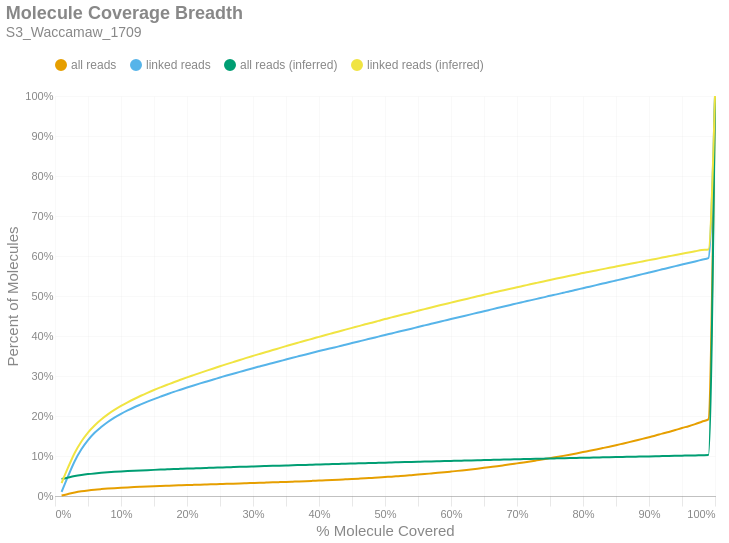

The code cell stored with this chart in its notebook:
### Markdown cell above
### Molecule Read Coverage
This chart shows molecule coverage breadth as computed by the number of bases aligned to that molecule. In other words, "*how much of each unique long molecule is actually sequenced/aligned?*" Keep in mind there is a distinction between sequences and alignments, since some sequences belonging to a particular molecule may not align well and wouldn't appear in the alignment data. This chart also shows molecule coverage breadth as computed by the *inferred fragment* from which the aligned sequences originate. Unlike read coverage, this calculation takes into account the total insert size, including unsequenced gaps between the forward and reverse reads. Like the previous figures, these are cumulative percents.

### Code cell
if SKIPLR:
    print_html(f"Skipped")
else:
    binned_df = consolidated_hist(valids['coverage_bp'], mask, 0.01, True)
    binned_df_inf = consolidated_hist(valids['coverage_inserts'], mask, 0.01, True)
    binned_df = binned_df.with_columns(pl.lit(binned_df_inf['all reads (cumsum)']).alias('all reads (inferred)'))
    binned_df = binned_df.with_columns(pl.lit(binned_df_inf['linked reads (cumsum)']).alias('linked reads (inferred)'))
    binned_df = binned_df.with_columns(
        (pl.col('bin').cast(pl.Float64) + 0.01).alias('right_edge')
    )

    with SafeRender(binned_df):
        (
            density_plot(binned_df, 'Molecule Coverage Breadth', samplename, 'molcov', ['all reads (inferred)','linked reads (inferred)'])
            .encode(
                #x=alt.X('bin:Q', title="% Molecule Covered").axis(format = '%').scale(padding=0),
                x=alt.X('right_edge:Q', title="% Molecule Covered").axis(format='%').scale(padding=0),
                y=alt.Y('value:Q', title='Percent of Molecules')
                    .axis(format='%')
                    .stack(False)
                    .scale(domainMin=0, padding=0),
                color=alt.Color("key:N").scale(domain = ["all reads", "linked reads", "all reads (inferred)", "linked reads (inferred)"]),
                tooltip = [
                    alt.Tooltip("key:N", title = "Data Type"),
                    alt.Tooltip("range_label:N", title="% Molecule Covered"),
                    alt.Tooltip("value:Q", format = ".2%", title="% Molecules")
                ]
            )
        ).display()

### Figure 1 — Vega-Lite specification as saved in the notebook (floating-point values rounded to 4 significant figures)
{"width": "container", "height": 400, "config": {"title": {"anchor": "start", "dy": -15, "fontSize": 18, "color": "#888888", "subtitleColor": "#888888", "subtitleFontSize": 14}, "arc": {"fill": "#0072B2"}, "axis": {"domainColor": "#888888", "domainWidth": 0.5, "gridWidth": 0.2, "grid": false, "titleFontWeight": 400, "titleFontSize": 15, "labelFontSize": 11, "labelColor": "#888888", "tickColor": "#888888", "tickWidth": 0.2, "titleColor": "#888888"}, "axisBand": {"grid": false}, "axisX": {"grid": true, "tickSize": 10, "domainCap": "round"}, "axisY": {"domain": false, "grid": true, "tickSize": 0, "domainCap": "round"}, "background": "transparent", "header": {"labelFontSize": 15, "labelColor": "#888888", "titleFontSize": 15, "titleFontWeight": 600, "titleColor": "#888888"}, "legend": {"labelFont": "sans-serif", "labelFontSize": 12, "labelColor": "#888888", "symbolSize": 100, "symbolType": "circle", "titleFontSize": 12, "titlePadding": 10, "titleColor": "#888888", "title": null, "orient": "top"}, "range": {"category": ["#E69F00", "#56B4E9", "#009E73", "#F0E442", "#0072B2", "#D55E00", "#CC79A7", "#000000"], "diverging": ["#cfe8f3", "#a2d4ec", "#73bfe2", "#46abdb", "#1696d2", "#12719e"]}, "area": {"fill": "#0072B2", "fillOpacity": 0.7, "line": true, "strokeOpacity": 0.7}, "line": {"color": "#0072B2", "stroke": "#0072B2", "strokeWidth": 2}, "trail": {"color": "#0072B2", "stroke": "#0072B2", "strokeWidth": 0, "size": 1}, "point": {"filled": true, "fillOpacity": 1.0, "size": 95}, "text": {"color": "#888888", "fontSize": 11, "align": "right", "fontWeight": 400, "size": 11}, "bar": {"fill": "#0072B2", "stroke": null}, "view": {"stroke": null, "continuousWidth": 660, "continuousHeight": 400}}, "data": {"name": "data-1f197bfc21a05849959c73ab0ef5d60d"}, "mark": {"type": "line", "interpolate": "monotone", "point": {"opacity": 0, "size": 275}}, "encoding": {"color": {"field": "key", "scale": {"domain": ["all reads", "linked reads", "all reads (inferred)", "linked reads (inferred)"]}, "type": "nominal"}, "tooltip": [{"field": "key", "title": "Data Type", "type": "nominal"}, {"field": "range_label", "title": "% Molecule Covered", "type": "nominal"}, {"field": "value", "format": ".2%", "title": "% Molecules", "type": "quantitative"}], "x": {"axis": {"format": "%"}, "field": "right_edge", "scale": {"padding": 0}, "title": "% Molecule Covered", "type": "quantitative"}, "y": {"axis": {"format": "%"}, "field": "value", "scale": {"domainMin": 0, "padding": 0}, "stack": false, "title": "Percent of Molecules", "type": "quantitative"}}, "params": [{"name": "param_c36ac31b6afebe62", "select": {"type": "point", "fields": ["key"]}, "bind": "legend"}], "title": {"text": "Molecule Coverage Breadth", "subtitle": "S3_Waccamaw_1709"}, "transform": [{"fold": ["all reads (cumsum)", "linked reads (cumsum)", "all reads (inferred)", "linked reads (inferred)"]}, {"calculate": "replace(datum.key, ' (cumsum)', '')", "as": "key"}, {"filter": {"param": "param_c36ac31b6afebe62"}}], "usermeta": {"embedOptions": {"downloadFileName": "S3_Waccamaw_1709.molcov"}}, "$schema": "https://vega.github.io/schema/vega-lite/v6.1.0.json", "datasets": {"data-1f197bfc21a05849959c73ab0ef5d60d": [{"bin": "0.0", "interval": "0.0-0.01", "all reads": 0.001112, "linked reads": 0.01021, "all reads (cumsum)": 0.001112, "linked reads (cumsum)": 0.01021, "range_label": "0.0-0.01", "all reads (inferred)": 0.0423, "linked reads (inferred)": 0.03241, "right_edge": 0.01}, {"bin": "0.01", "interval": "0.01-0.02", "all reads": 0.004006, "linked reads": 0.04009, "all reads (cumsum)": 0.005118, "linked reads (cumsum)": 0.0503, "range_label": "0.01-0.02", "all reads (inferred)": 0.04619, "linked reads (inferred)": 0.07199, "right_edge": 0.02}, {"bin": "0.02", "interval": "0.02-0.03", "all reads": 0.003678, "linked reads": 0.03715, "all reads (cumsum)": 0.008796, "linked reads (cumsum)": 0.08745, "range_label": "0.02-0.03", "all reads (inferred)": 0.04974, "linked reads (inferred)": 0.1082, "right_edge": 0.03}, {"bin": "0.03", "interval": "0.03-0.04", "all reads": 0.002906, "linked reads": 0.02927, "all reads (cumsum)": 0.0117, "linked reads (cumsum)": 0.1167, "range_label": "0.03-0.04", "all reads (inferred)": 0.0525, "linked reads (inferred)": 0.1364, "right_edge": 0.04}, {"bin": "0.04", "interval": "0.04-0.05", "all reads": 0.00226, "linked reads": 0.02284, "all reads (cumsum)": 0.01396, "linked reads (cumsum)": 0.1396, "range_label": "0.04-0.05", "all reads (inferred)": 0.05472, "linked reads (inferred)": 0.1587, "right_edge": 0.05}, {"bin": "0.05", "interval": "0.05-0.06", "all reads": 0.001835, "linked reads": 0.01845, "all reads (cumsum)": 0.0158, "linked reads (cumsum)": 0.158, "range_label": "0.05-0.06", "all reads (inferred)": 0.0565, "linked reads (inferred)": 0.1764, "right_edge": 0.06}, {"bin": "0.06", "interval": "0.06-0.07", "all reads": 0.001435, "linked reads": 0.01427, "all reads (cumsum)": 0.01723, "linked reads (cumsum)": 0.1723, "range_label": "0.06-0.07", "all reads (inferred)": 0.05798, "linked reads (inferred)": 0.1913, "right_edge": 0.07}, {"bin": "0.07", "interval": "0.07-0.08", "all reads": 0.001261, "linked reads": 0.01263, "all reads (cumsum)": 0.01849, "linked reads (cumsum)": 0.1849, "range_label": "0.07-0.08", "all reads (inferred)": 0.05925, "linked reads (inferred)": 0.2041, "right_edge": 0.08}, {"bin": "0.08", "interval": "0.08-0.09", "all reads": 0.001108, "linked reads": 0.01101, "all reads (cumsum)": 0.0196, "linked reads (cumsum)": 0.1959, "range_label": "0.08-0.09", "all reads (inferred)": 0.06034, "linked reads (inferred)": 0.2151, "right_edge": 0.09}, {"bin": "0.09", "interval": "0.09-0.1", "all reads": 0.0009544, "linked reads": 0.009457, "all reads (cumsum)": 0.02056, "linked reads (cumsum)": 0.2054, "range_label": "0.09-0.1", "all reads (inferred)": 0.06133, "linked reads (inferred)": 0.2251, "right_edge": 0.1}, {"bin": "0.1", "interval": "0.1-0.11", "all reads": 0.000864, "linked reads": 0.00853, "all reads (cumsum)": 0.02142, "linked reads (cumsum)": 0.2139, "range_label": "0.1-0.11", "all reads (inferred)": 0.06222, "linked reads (inferred)": 0.2341, "right_edge": 0.11}, {"bin": "0.11", "interval": "0.11-0.12", "all reads": 0.0008116, "linked reads": 0.007949, "all reads (cumsum)": 0.02223, "linked reads (cumsum)": 0.2219, "range_label": "0.11-0.12", "all reads (inferred)": 0.06306, "linked reads (inferred)": 0.2425, "right_edge": 0.12}, {"bin": "0.12", "interval": "0.12-0.13", "all reads": 0.0007202, "linked reads": 0.007069, "all reads (cumsum)": 0.02295, "linked reads (cumsum)": 0.2289, "range_label": "0.12-0.13", "all reads (inferred)": 0.06386, "linked reads (inferred)": 0.2506, "right_edge": 0.13}, {"bin": "0.13", "interval": "0.13-0.14", "all reads": 0.0006975, "linked reads": 0.006834, "all reads (cumsum)": 0.02365, "linked reads (cumsum)": 0.2358, "range_label": "0.13-0.14", "all reads (inferred)": 0.0646, "linked reads (inferred)": 0.258, "right_edge": 0.14}, {"bin": "0.14", "interval": "0.14-0.15", "all reads": 0.0006707, "linked reads": 0.00658, "all reads (cumsum)": 0.02432, "linked reads (cumsum)": 0.2423, "range_label": "0.14-0.15", "all reads (inferred)": 0.06531, "linked reads (inferred)": 0.2651, "right_edge": 0.15}, {"bin": "0.15", "interval": "0.15-0.16", "all reads": 0.0006212, "linked reads": 0.006075, "all reads (cumsum)": 0.02494, "linked reads (cumsum)": 0.2484, "range_label": "0.15-0.16", "all reads (inferred)": 0.06598, "linked reads (inferred)": 0.2717, "right_edge": 0.16}, {"bin": "0.16", "interval": "0.16-0.17", "all reads": 0.0006076, "linked reads": 0.006013, "all reads (cumsum)": 0.02555, "linked reads (cumsum)": 0.2544, "range_label": "0.16-0.17", "all reads (inferred)": 0.06661, "linked reads (inferred)": 0.2781, "right_edge": 0.17}, {"bin": "0.17", "interval": "0.17-0.18", "all reads": 0.0006047, "linked reads": 0.00588, "all reads (cumsum)": 0.02615, "linked reads (cumsum)": 0.2603, "range_label": "0.17-0.18", "all reads (inferred)": 0.06725, "linked reads (inferred)": 0.2845, "right_edge": 0.18}, {"bin": "0.18", "interval": "0.18-0.19", "all reads": 0.000562, "linked reads": 0.005424, "all reads (cumsum)": 0.02671, "linked reads (cumsum)": 0.2657, "range_label": "0.18-0.19", "all reads (inferred)": 0.06785, "linked reads (inferred)": 0.2905, "right_edge": 0.19}, {"bin": "0.19", "interval": "0.19-0.2", "all reads": 0.0005565, "linked reads": 0.005389, "all reads (cumsum)": 0.02727, "linked reads (cumsum)": 0.2711, "range_label": "0.19-0.2", "all reads (inferred)": 0.06845, "linked reads (inferred)": 0.2965, "right_edge": 0.2}, {"bin": "0.2", "interval": "0.2-0.21", "all reads": 0.0005435, "linked reads": 0.005227, "all reads (cumsum)": 0.02782, "linked reads (cumsum)": 0.2763, "range_label": "0.2-0.21", "all reads (inferred)": 0.06902, "linked reads (inferred)": 0.3022, "right_edge": 0.21}, {"bin": "0.21", "interval": "0.21-0.22", "all reads": 0.0005344, "linked reads": 0.005124, "all reads (cumsum)": 0.02835, "linked reads (cumsum)": 0.2815, "range_label": "0.21-0.22", "all reads (inferred)": 0.0696, "linked reads (inferred)": 0.3079, "right_edge": 0.22}, {"bin": "0.22", "interval": "0.22-0.23", "all reads": 0.0005156, "linked reads": 0.004943, "all reads (cumsum)": 0.02887, "linked reads (cumsum)": 0.2864, "range_label": "0.22-0.23", "all reads (inferred)": 0.07015, "linked reads (inferred)": 0.3134, "right_edge": 0.23}, {"bin": "0.23", "interval": "0.23-0.24", "all reads": 0.000519, "linked reads": 0.004921, "all reads (cumsum)": 0.02938, "linked reads (cumsum)": 0.2913, "range_label": "0.23-0.24", "all reads (inferred)": 0.0707, "linked reads (inferred)": 0.3189, "right_edge": 0.24}, {"bin": "0.24", "interval": "0.24-0.25", "all reads": 0.0005185, "linked reads": 0.00494, "all reads (cumsum)": 0.0299, "linked reads (cumsum)": 0.2963, "range_label": "0.24-0.25", "all reads (inferred)": 0.07124, "linked reads (inferred)": 0.3242, "right_edge": 0.25}, {"bin": "0.25", "interval": "0.25-0.26", "all reads": 0.0005279, "linked reads": 0.004905, "all reads (cumsum)": 0.03043, "linked reads (cumsum)": 0.3012, "range_label": "0.25-0.26", "all reads (inferred)": 0.07179, "linked reads (inferred)": 0.3296, "right_edge": 0.26}, {"bin": "0.26", "interval": "0.26-0.27", "all reads": 0.0005, "linked reads": 0.004589, "all reads (cumsum)": 0.03093, "linked reads (cumsum)": 0.3058, "range_label": "0.26-0.27", "all reads (inferred)": 0.07231, "linked reads (inferred)": 0.3348, "right_edge": 0.27}, {"bin": "0.27", "interval": "0.27-0.28", "all reads": 0.0005065, "linked reads": 0.004546, "all reads (cumsum)": 0.03144, "linked reads (cumsum)": 0.3103, "range_label": "0.27-0.28", "all reads (inferred)": 0.07283, "linked reads (inferred)": 0.3399, "right_edge": 0.28}, {"bin": "0.28", "interval": "0.28-0.29", "all reads": 0.0005255, "linked reads": 0.004673, "all reads (cumsum)": 0.03196, "linked reads (cumsum)": 0.315, "range_label": "0.28-0.29", "all reads (inferred)": 0.07336, "linked reads (inferred)": 0.3453, "right_edge": 0.29}, {"bin": "0.29", "interval": "0.29-0.3", "all reads": 0.0005289, "linked reads": 0.004546, "all reads (cumsum)": 0.03249, "linked reads (cumsum)": 0.3195, "range_label": "0.29-0.3", "all reads (inferred)": 0.07387, "linked reads (inferred)": 0.3503, "right_edge": 0.3}, {"bin": "0.3", "interval": "0.3-0.31", "all reads": 0.0005321, "linked reads": 0.004403, "all reads (cumsum)": 0.03302, "linked reads (cumsum)": 0.3239, "range_label": "0.3-0.31", "all reads (inferred)": 0.07437, "linked reads (inferred)": 0.3552, "right_edge": 0.31}, {"bin": "0.31", "interval": "0.31-0.32", "all reads": 0.0005479, "linked reads": 0.00437, "all reads (cumsum)": 0.03357, "linked reads (cumsum)": 0.3283, "range_label": "0.31-0.32", "all reads (inferred)": 0.07486, "linked reads (inferred)": 0.36, "right_edge": 0.32}, {"bin": "0.32", "interval": "0.32-0.33", "all reads": 0.0005506, "linked reads": 0.004214, "all reads (cumsum)": 0.03412, "linked reads (cumsum)": 0.3325, "range_label": "0.32-0.33", "all reads (inferred)": 0.07536, "linked reads (inferred)": 0.3648, "right_edge": 0.33}, {"bin": "0.33", "interval": "0.33-0.34", "all reads": 0.00058, "linked reads": 0.004327, "all reads (cumsum)": 0.0347, "linked reads (cumsum)": 0.3369, "range_label": "0.33-0.34", "all reads (inferred)": 0.07585, "linked reads (inferred)": 0.3697, "right_edge": 0.34}, {"bin": "0.34", "interval": "0.34-0.35", "all reads": 0.0005948, "linked reads": 0.004419, "all reads (cumsum)": 0.0353, "linked reads (cumsum)": 0.3413, "range_label": "0.34-0.35", "all reads (inferred)": 0.07635, "linked reads (inferred)": 0.3746, "right_edge": 0.35}, {"bin": "0.35", "interval": "0.35-0.36", "all reads": 0.00061, "linked reads": 0.004343, "all reads (cumsum)": 0.03591, "linked reads (cumsum)": 0.3456, "range_label": "0.35-0.36", "all reads (inferred)": 0.07685, "linked reads (inferred)": 0.3795, "right_edge": 0.36}, {"bin": "0.36", "interval": "0.36-0.37", "all reads": 0.0006115, "linked reads": 0.004152, "all reads (cumsum)": 0.03652, "linked reads (cumsum)": 0.3498, "range_label": "0.36-0.37", "all reads (inferred)": 0.07732, "linked reads (inferred)": 0.384, "right_edge": 0.37}, {"bin": "0.37", "interval": "0.37-0.38", "all reads": 0.0006425, "linked reads": 0.004144, "all reads (cumsum)": 0.03716, "linked reads (cumsum)": 0.3539, "range_label": "0.37-0.38", "all reads (inferred)": 0.07779, "linked reads (inferred)": 0.3886, "right_edge": 0.38}, {"bin": "0.38", "interval": "0.38-0.39", "all reads": 0.0006837, "linked reads": 0.004225, "all reads (cumsum)": 0.03784, "linked reads (cumsum)": 0.3581, "range_label": "0.38-0.39", "all reads (inferred)": 0.07827, "linked reads (inferred)": 0.3933, "right_edge": 0.39}, {"bin": "0.39", "interval": "0.39-0.4", "all reads": 0.0007019, "linked reads": 0.004195, "all reads (cumsum)": 0.03855, "linked reads (cumsum)": 0.3623, "range_label": "0.39-0.4", "all reads (inferred)": 0.07875, "linked reads (inferred)": 0.3979, "right_edge": 0.4}, {"bin": "0.4", "interval": "0.4-0.41", "all reads": 0.0006819, "linked reads": 0.003903, "all reads (cumsum)": 0.03923, "linked reads (cumsum)": 0.3662, "range_label": "0.4-0.41", "all reads (inferred)": 0.07923, "linked reads (inferred)": 0.4025, "right_edge": 0.41}, {"bin": "0.41", "interval": "0.41-0.42", "all reads": 0.0007275, "linked reads": 0.003919, "all reads (cumsum)": 0.03996, "linked reads (cumsum)": 0.3702, "range_label": "0.41-0.42", "all reads (inferred)": 0.0797, "linked reads (inferred)": 0.4069, "right_edge": 0.42}, {"bin": "0.42", "interval": "0.42-0.43", "all reads": 0.0007879, "linked reads": 0.003914, "all reads (cumsum)": 0.04074, "linked reads (cumsum)": 0.3741, "range_label": "0.42-0.43", "all reads (inferred)": 0.08016, "linked reads (inferred)": 0.4113, "right_edge": 0.43}, {"bin": "0.43", "interval": "0.43-0.44", "all reads": 0.0008421, "linked reads": 0.00426, "all reads (cumsum)": 0.04159, "linked reads (cumsum)": 0.3783, "range_label": "0.43-0.44", "all reads (inferred)": 0.08064, "linked reads (inferred)": 0.4159, "right_edge": 0.44}, {"bin": "0.44", "interval": "0.44-0.45", "all reads": 0.0008499, "linked reads": 0.004046, "all reads (cumsum)": 0.04244, "linked reads (cumsum)": 0.3824, "range_label": "0.44-0.45", "all reads (inferred)": 0.08111, "linked reads (inferred)": 0.4203, "right_edge": 0.45}, {"bin": "0.45", "interval": "0.45-0.46", "all reads": 0.0008937, "linked reads": 0.004003, "all reads (cumsum)": 0.04333, "linked reads (cumsum)": 0.3864, "range_label": "0.45-0.46", "all reads (inferred)": 0.08156, "linked reads (inferred)": 0.4247, "right_edge": 0.46}, {"bin": "0.46", "interval": "0.46-0.47", "all reads": 0.000914, "linked reads": 0.003979, "all reads (cumsum)": 0.04424, "linked reads (cumsum)": 0.3904, "range_label": "0.46-0.47", "all reads (inferred)": 0.08203, "linked reads (inferred)": 0.4292, "right_edge": 0.47}, {"bin": "0.47", "interval": "0.47-0.48", "all reads": 0.001014, "linked reads": 0.004171, "all reads (cumsum)": 0.04526, "linked reads (cumsum)": 0.3945, "range_label": "0.47-0.48", "all reads (inferred)": 0.08246, "linked reads (inferred)": 0.4333, "right_edge": 0.48}, {"bin": "0.48", "interval": "0.48-0.49", "all reads": 0.0009846, "linked reads": 0.003898, "all reads (cumsum)": 0.04624, "linked reads (cumsum)": 0.3984, "range_label": "0.48-0.49", "all reads (inferred)": 0.08293, "linked reads (inferred)": 0.4378, "right_edge": 0.49}, {"bin": "0.49", "interval": "0.49-0.5", "all reads": 0.001125, "linked reads": 0.00416, "all reads (cumsum)": 0.04737, "linked reads (cumsum)": 0.4026, "range_label": "0.49-0.5", "all reads (inferred)": 0.08341, "linked reads (inferred)": 0.4423, "right_edge": 0.5}, {"bin": "0.5", "interval": "0.5-0.51", "all reads": 0.00105, "linked reads": 0.003892, "all reads (cumsum)": 0.04842, "linked reads (cumsum)": 0.4065, "range_label": "0.5-0.51", "all reads (inferred)": 0.08385, "linked reads (inferred)": 0.4465, "right_edge": 0.51}, {"bin": "0.51", "interval": "0.51-0.52", "all reads": 0.00122, "linked reads": 0.003987, "all reads (cumsum)": 0.04964, "linked reads (cumsum)": 0.4105, "range_label": "0.51-0.52", "all reads (inferred)": 0.08429, "linked reads (inferred)": 0.4507, "right_edge": 0.52}, {"bin": "0.52", "interval": "0.52-0.53", "all reads": 0.001212, "linked reads": 0.003871, "all reads (cumsum)": 0.05085, "linked reads (cumsum)": 0.4143, "range_label": "0.52-0.53", "all reads (inferred)": 0.08472, "linked reads (inferred)": 0.4548, "right_edge": 0.53}, {"bin": "0.53", "interval": "0.53-0.54", "all reads": 0.0013, "linked reads": 0.004027, "all reads (cumsum)": 0.05215, "linked reads (cumsum)": 0.4184, "range_label": "0.53-0.54", "all reads (inferred)": 0.08515, "linked reads (inferred)": 0.4588, "right_edge": 0.54}, {"bin": "0.54", "interval": "0.54-0.55", "all reads": 0.00132, "linked reads": 0.004119, "all reads (cumsum)": 0.05347, "linked reads (cumsum)": 0.4225, "range_label": "0.54-0.55", "all reads (inferred)": 0.08559, "linked reads (inferred)": 0.4629, "right_edge": 0.55}, {"bin": "0.55", "interval": "0.55-0.56", "all reads": 0.001426, "linked reads": 0.004014, "all reads (cumsum)": 0.0549, "linked reads (cumsum)": 0.4265, "range_label": "0.55-0.56", "all reads (inferred)": 0.08604, "linked reads (inferred)": 0.4672, "right_edge": 0.56}, {"bin": "0.56", "interval": "0.56-0.57", "all reads": 0.001496, "linked reads": 0.003995, "all reads (cumsum)": 0.05639, "linked reads (cumsum)": 0.4305, "range_label": "0.56-0.57", "all reads (inferred)": 0.08648, "linked reads (inferred)": 0.4714, "right_edge": 0.57}, {"bin": "0.57", "interval": "0.57-0.58", "all reads": 0.001504, "linked reads": 0.003998, "all reads (cumsum)": 0.0579, "linked reads (cumsum)": 0.4345, "range_label": "0.57-0.58", "all reads (inferred)": 0.08691, "linked reads (inferred)": 0.4754, "right_edge": 0.58}, {"bin": "0.58", "interval": "0.58-0.59", "all reads": 0.001579, "linked reads": 0.003952, "all reads (cumsum)": 0.05947, "linked reads (cumsum)": 0.4384, "range_label": "0.58-0.59", "all reads (inferred)": 0.08734, "linked reads (inferred)": 0.4795, "right_edge": 0.59}, {"bin": "0.59", "interval": "0.59-0.6", "all reads": 0.00165, "linked reads": 0.004036, "all reads (cumsum)": 0.06112, "linked reads (cumsum)": 0.4425, "range_label": "0.59-0.6", "all reads (inferred)": 0.08776, "linked reads (inferred)": 0.4834, "right_edge": 0.6}, {"bin": "0.6", "interval": "0.6-0.61", "all reads": 0.001677, "linked reads": 0.003838, "all reads (cumsum)": 0.0628, "linked reads (cumsum)": 0.4463, "range_label": "0.6-0.61", "all reads (inferred)": 0.08818, "linked reads (inferred)": 0.4874, "right_edge": 0.61}, {"bin": "0.61", "interval": "0.61-0.62", "all reads": 0.001817, "linked reads": 0.003838, "all reads (cumsum)": 0.06462, "linked reads (cumsum)": 0.4501, "range_label": "0.61-0.62", "all reads (inferred)": 0.0886, "linked reads (inferred)": 0.4914, "right_edge": 0.62}, {"bin": "0.62", "interval": "0.62-0.63", "all reads": 0.001807, "linked reads": 0.003922, "all reads (cumsum)": 0.06642, "linked reads (cumsum)": 0.4541, "range_label": "0.62-0.63", "all reads (inferred)": 0.08902, "linked reads (inferred)": 0.4953, "right_edge": 0.63}, {"bin": "0.63", "interval": "0.63-0.64", "all reads": 0.001932, "linked reads": 0.004011, "all reads (cumsum)": 0.06836, "linked reads (cumsum)": 0.4581, "range_label": "0.63-0.64", "all reads (inferred)": 0.08943, "linked reads (inferred)": 0.4993, "right_edge": 0.64}, {"bin": "0.64", "interval": "0.64-0.65", "all reads": 0.002007, "linked reads": 0.003846, "all reads (cumsum)": 0.07036, "linked reads (cumsum)": 0.4619, "range_label": "0.64-0.65", "all reads (inferred)": 0.08984, "linked reads (inferred)": 0.5031, "right_edge": 0.65}, {"bin": "0.65", "interval": "0.65-0.66", "all reads": 0.002128, "linked reads": 0.003941, "all reads (cumsum)": 0.07249, "linked reads (cumsum)": 0.4659, "range_label": "0.65-0.66", "all reads (inferred)": 0.09025, "linked reads (inferred)": 0.5071, "right_edge": 0.66}, {"bin": "0.66", "interval": "0.66-0.67", "all reads": 0.00214, "linked reads": 0.003941, "all reads (cumsum)": 0.07463, "linked reads (cumsum)": 0.4698, "range_label": "0.66-0.67", "all reads (inferred)": 0.09065, "linked reads (inferred)": 0.5107, "right_edge": 0.67}, {"bin": "0.67", "interval": "0.67-0.68", "all reads": 0.00223, "linked reads": 0.003822, "all reads (cumsum)": 0.07686, "linked reads (cumsum)": 0.4736, "range_label": "0.67-0.68", "all reads (inferred)": 0.09105, "linked reads (inferred)": 0.5145, "right_edge": 0.68}, {"bin": "0.68", "interval": "0.68-0.69", "all reads": 0.002266, "linked reads": 0.003925, "all reads (cumsum)": 0.07913, "linked reads (cumsum)": 0.4776, "range_label": "0.68-0.69", "all reads (inferred)": 0.09142, "linked reads (inferred)": 0.5181, "right_edge": 0.69}, {"bin": "0.69", "interval": "0.69-0.7", "all reads": 0.002416, "linked reads": 0.003987, "all reads (cumsum)": 0.08154, "linked reads (cumsum)": 0.4815, "range_label": "0.69-0.7", "all reads (inferred)": 0.09182, "linked reads (inferred)": 0.5219, "right_edge": 0.7}, {"bin": "0.7", "interval": "0.7-0.71", "all reads": 0.002395, "linked reads": 0.003746, "all reads (cumsum)": 0.08394, "linked reads (cumsum)": 0.4853, "range_label": "0.7-0.71", "all reads (inferred)": 0.09221, "linked reads (inferred)": 0.5255, "right_edge": 0.71}, {"bin": "0.71", "interval": "0.71-0.72", "all reads": 0.002534, "linked reads": 0.003817, "all reads (cumsum)": 0.08647, "linked reads (cumsum)": 0.4891, "range_label": "0.71-0.72", "all reads (inferred)": 0.09261, "linked reads (inferred)": 0.5292, "right_edge": 0.72}, {"bin": "0.72", "interval": "0.72-0.73", "all reads": 0.00263, "linked reads": 0.003765, "all reads (cumsum)": 0.0891, "linked reads (cumsum)": 0.4929, "range_label": "0.72-0.73", "all reads (inferred)": 0.09298, "linked reads (inferred)": 0.5329, "right_edge": 0.73}, {"bin": "0.73", "interval": "0.73-0.74", "all reads": 0.002645, "linked reads": 0.003719, "all reads (cumsum)": 0.09175, "linked reads (cumsum)": 0.4966, "range_label": "0.73-0.74", "all reads (inferred)": 0.09337, "linked reads (inferred)": 0.5364, "right_edge": 0.74}, {"bin": "0.74", "interval": "0.74-0.75", "all reads": 0.002942, "linked reads": 0.003965, "all reads (cumsum)": 0.09469, "linked reads (cumsum)": 0.5006, "range_label": "0.74-0.75", "all reads (inferred)": 0.09376, "linked reads (inferred)": 0.5401, "right_edge": 0.75}, {"bin": "0.75", "interval": "0.75-0.76", "all reads": 0.002742, "linked reads": 0.003544, "all reads (cumsum)": 0.09743, "linked reads (cumsum)": 0.5041, "range_label": "0.75-0.76", "all reads (inferred)": 0.09413, "linked reads (inferred)": 0.5437, "right_edge": 0.76}, {"bin": "0.76", "interval": "0.76-0.77", "all reads": 0.00291, "linked reads": 0.003922, "all reads (cumsum)": 0.1003, "linked reads (cumsum)": 0.508, "range_label": "0.76-0.77", "all reads (inferred)": 0.09449, "linked reads (inferred)": 0.5471, "right_edge": 0.77}, {"bin": "0.77", "interval": "0.77-0.78", "all reads": 0.003029, "linked reads": 0.004022, "all reads (cumsum)": 0.1034, "linked reads (cumsum)": 0.512, "range_label": "0.77-0.78", "all reads (inferred)": 0.09485, "linked reads (inferred)": 0.5505, "right_edge": 0.78}, {"bin": "0.78", "interval": "0.78-0.79", "all reads": 0.003102, "linked reads": 0.00363, "all reads (cumsum)": 0.1065, "linked reads (cumsum)": 0.5157, "range_label": "0.78-0.79", "all reads (inferred)": 0.09522, "linked reads (inferred)": 0.554, "right_edge": 0.79}, {"bin": "0.79", "interval": "0.79-0.8", "all reads": 0.003349, "linked reads": 0.0039, "all reads (cumsum)": 0.1098, "linked reads (cumsum)": 0.5196, "range_label": "0.79-0.8", "all reads (inferred)": 0.09558, "linked reads (inferred)": 0.5575, "right_edge": 0.8}, {"bin": "0.8", "interval": "0.8-0.81", "all reads": 0.003091, "linked reads": 0.00373, "all reads (cumsum)": 0.1129, "linked reads (cumsum)": 0.5233, "range_label": "0.8-0.81", "all reads (inferred)": 0.09592, "linked reads (inferred)": 0.5606, "right_edge": 0.81}, {"bin": "0.81", "interval": "0.81-0.82", "all reads": 0.003346, "linked reads": 0.003819, "all reads (cumsum)": 0.1163, "linked reads (cumsum)": 0.5271, "range_label": "0.81-0.82", "all reads (inferred)": 0.09627, "linked reads (inferred)": 0.564, "right_edge": 0.82}, {"bin": "0.82", "interval": "0.82-0.83", "all reads": 0.003548, "linked reads": 0.003887, "all reads (cumsum)": 0.1198, "linked reads (cumsum)": 0.531, "range_label": "0.82-0.83", "all reads (inferred)": 0.09661, "linked reads (inferred)": 0.5672, "right_edge": 0.83}, {"bin": "0.83", "interval": "0.83-0.84", "all reads": 0.003572, "linked reads": 0.003833, "all reads (cumsum)": 0.1234, "linked reads (cumsum)": 0.5348, "range_label": "0.83-0.84", "all reads (inferred)": 0.09696, "linked reads (inferred)": 0.5705, "right_edge": 0.84}, {"bin": "0.84", "interval": "0.84-0.85", "all reads": 0.003634, "linked reads": 0.003963, "all reads (cumsum)": 0.127, "linked reads (cumsum)": 0.5388, "range_label": "0.84-0.85", "all reads (inferred)": 0.0973, "linked reads (inferred)": 0.5736, "right_edge": 0.85}, {"bin": "0.85", "interval": "0.85-0.86", "all reads": 0.003817, "linked reads": 0.00393, "all reads (cumsum)": 0.1308, "linked reads (cumsum)": 0.5427, "range_label": "0.85-0.86", "all reads (inferred)": 0.09763, "linked reads (inferred)": 0.5768, "right_edge": 0.86}, {"bin": "0.86", "interval": "0.86-0.87", "all reads": 0.003835, "linked reads": 0.003787, "all reads (cumsum)": 0.1347, "linked reads (cumsum)": 0.5465, "range_label": "0.86-0.87", "all reads (inferred)": 0.09798, "linked reads (inferred)": 0.5801, "right_edge": 0.87}, {"bin": "0.87", "interval": "0.87-0.88", "all reads": 0.004056, "linked reads": 0.004044, "all reads (cumsum)": 0.1387, "linked reads (cumsum)": 0.5506, "range_label": "0.87-0.88", "all reads (inferred)": 0.09832, "linked reads (inferred)": 0.5833, "right_edge": 0.88}, {"bin": "0.88", "interval": "0.88-0.89", "all reads": 0.004066, "linked reads": 0.004081, "all reads (cumsum)": 0.1428, "linked reads (cumsum)": 0.5547, "range_label": "0.88-0.89", "all reads (inferred)": 0.09864, "linked reads (inferred)": 0.5863, "right_edge": 0.89}, {"bin": "0.89", "interval": "0.89-0.9", "all reads": 0.004295, "linked reads": 0.004022, "all reads (cumsum)": 0.1471, "linked reads (cumsum)": 0.5587, "range_label": "0.89-0.9", "all reads (inferred)": 0.099, "linked reads (inferred)": 0.5896, "right_edge": 0.9}, {"bin": "0.9", "interval": "0.9-0.91", "all reads": 0.004125, "linked reads": 0.004011, "all reads (cumsum)": 0.1512, "linked reads (cumsum)": 0.5627, "range_label": "0.9-0.91", "all reads (inferred)": 0.09934, "linked reads (inferred)": 0.5927, "right_edge": 0.91}, {"bin": "0.91", "interval": "0.91-0.92", "all reads": 0.004749, "linked reads": 0.003987, "all reads (cumsum)": 0.156, "linked reads (cumsum)": 0.5667, "range_label": "0.91-0.92", "all reads (inferred)": 0.0997, "linked reads (inferred)": 0.596, "right_edge": 0.92}, {"bin": "0.92", "interval": "0.92-0.93", "all reads": 0.004219, "linked reads": 0.004009, "all reads (cumsum)": 0.1602, "linked reads (cumsum)": 0.5707, "range_label": "0.92-0.93", "all reads (inferred)": 0.1001, "linked reads (inferred)": 0.5992, "right_edge": 0.93}, {"bin": "0.93", "interval": "0.93-0.94", "all reads": 0.004682, "linked reads": 0.003952, "all reads (cumsum)": 0.1649, "linked reads (cumsum)": 0.5746, "range_label": "0.93-0.94", "all reads (inferred)": 0.1004, "linked reads (inferred)": 0.6025, "right_edge": 0.94}, {"bin": "0.94", "interval": "0.94-0.95", "all reads": 0.005134, "linked reads": 0.003892, "all reads (cumsum)": 0.17, "linked reads (cumsum)": 0.5785, "range_label": "0.94-0.95", "all reads (inferred)": 0.1008, "linked reads (inferred)": 0.6057, "right_edge": 0.95}, {"bin": "0.95", "interval": "0.95-0.96", "all reads": 0.004442, "linked reads": 0.004071, "all reads (cumsum)": 0.1744, "linked reads (cumsum)": 0.5826, "range_label": "0.95-0.96", "all reads (inferred)": 0.1012, "linked reads (inferred)": 0.6087, "right_edge": 0.96}, {"bin": "0.96", "interval": "0.96-0.97", "all reads": 0.005234, "linked reads": 0.003895, "all reads (cumsum)": 0.1797, "linked reads (cumsum)": 0.5865, "range_label": "0.96-0.97", "all reads (inferred)": 0.1016, "linked reads (inferred)": 0.6119, "right_edge": 0.97}, {"bin": "0.97", "interval": "0.97-0.98", "all reads": 0.006095, "linked reads": 0.004073, "all reads (cumsum)": 0.1858, "linked reads (cumsum)": 0.5906, "range_label": "0.97-0.98", "all reads (inferred)": 0.102, "linked reads (inferred)": 0.6149, "right_edge": 0.98}, {"bin": "0.98", "interval": "0.98-0.99", "all reads": 0.005751, "linked reads": 0.004046, "all reads (cumsum)": 0.1915, "linked reads (cumsum)": 0.5946, "range_label": "0.98-0.99", "all reads (inferred)": 0.1024, "linked reads (inferred)": 0.6162, "right_edge": 0.99}, {"bin": "0.99", "interval": "0.99-1.0", "all reads": 0.8085, "linked reads": 0.4054, "all reads (cumsum)": 1.0, "linked reads (cumsum)": 1.0, "range_label": "0.99-1.0", "all reads (inferred)": 1.0, "linked reads (inferred)": 1.0, "right_edge": 1.0}]}}
